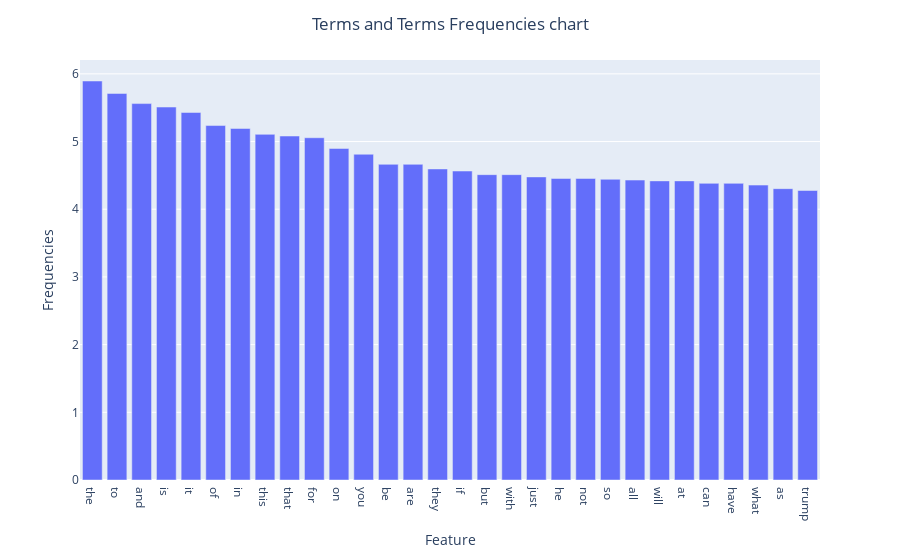

Notebook code cell kept with this figure:
### Markdown cell above
### Exercise 15

### Code cell
import math
term_frequencies_log = [math.log(x) for x in term_frequencies]

feature_name = pd.DataFrame(feature_extract.get_feature_names_out().tolist(), columns=["Feature"])
frequency = pd.DataFrame(term_frequencies_log, columns=['Frequencies'])

plot_data = pd.concat([feature_name, frequency], axis=1)
plot_data = plot_data.sort_values(by='Frequencies', ascending=False)

plot_data
fig = px.bar(plot_data[:30], plot_data[:30].Feature, plot_data[:30].Frequencies)
fig.update_layout(
    title={
        'text': 'Terms and Terms Frequencies chart',
        'x': 0.5,
        'xanchor': 'center'
    }
)
fig.show()

### Figure 1 — Plotly figure (JSON) as saved in the notebook; plotly's stock layout.template omitted (floating-point values rounded to 4 significant figures)
{"data": [{"hovertemplate": "Feature=%{x}<br>Frequencies=%{y}<extra></extra>", "legendgroup": "", "marker": {"color": "#636efa", "pattern": {"shape": ""}}, "name": "", "orientation": "v", "showlegend": false, "textposition": "auto", "type": "bar", "x": ["the", "to", "and", "is", "it", "of", "in", "this", "that", "for", "on", "you", "be", "are", "they", "if", "but", "with", "just", "he", "not", "so", "all", "will", "at", "can", "have", "what", "as", "trump"], "xaxis": "x", "y": [5.894, 5.71, 5.561, 5.509, 5.429, 5.236, 5.193, 5.106, 5.081, 5.056, 4.898, 4.812, 4.663, 4.663, 4.595, 4.564, 4.511, 4.511, 4.477, 4.454, 4.454, 4.443, 4.431, 4.419, 4.419, 4.382, 4.382, 4.357, 4.304, 4.277], "yaxis": "y"}], "layout": {"barmode": "relative", "legend": {"tracegroupgap": 0}, "margin": {"t": 60}, "title": {"text": "Terms and Terms Frequencies chart", "x": 0.5, "xanchor": "center"}, "xaxis": {"anchor": "y", "domain": [0, 1], "title": {"text": "Feature"}}, "yaxis": {"anchor": "x", "domain": [0, 1], "title": {"text": "Frequencies"}}}}
